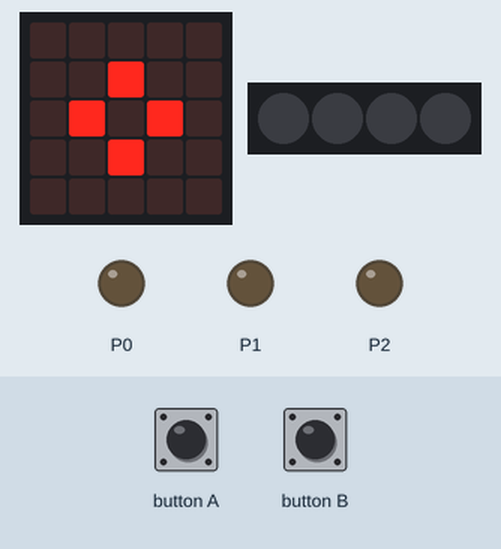
Simulated run of this program. Board: BBC micro:bit (MakeCode). On the bench: the board's 5×5 LED display, 4 RGB LEDs in strip order, left to right, output pins drawn as LEDs (lit = HIGH). Dashed ring = blinking. The inputs (shaded band) are chosen by the test bench. Dim RGB values are drawn brighter than linear.

Above: at 1.8 s.
1.9 s: button B pressed for 0.15 s
At 3.6 s:
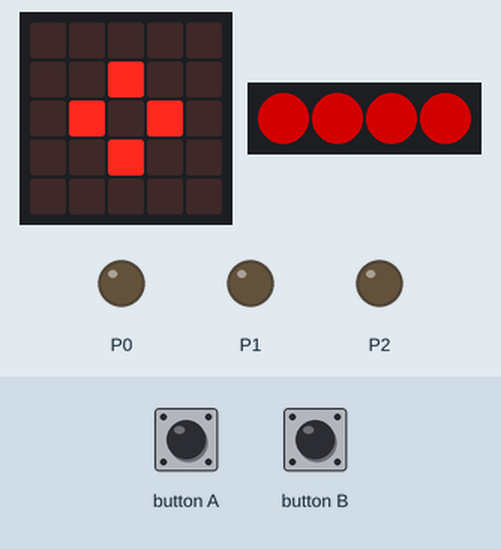
At 4.4 s:
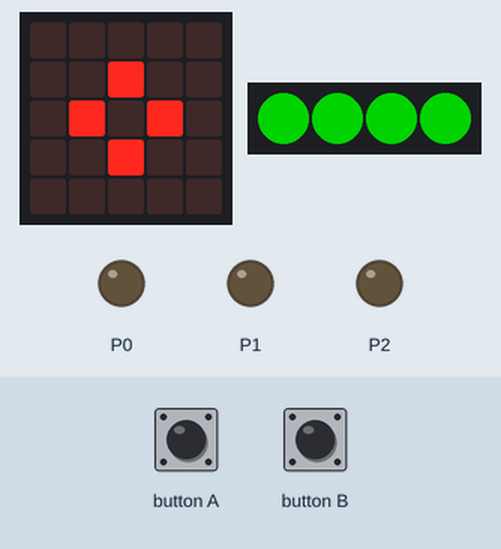
5.0 s: button A pressed for 0.15 s
At 6.34 s:
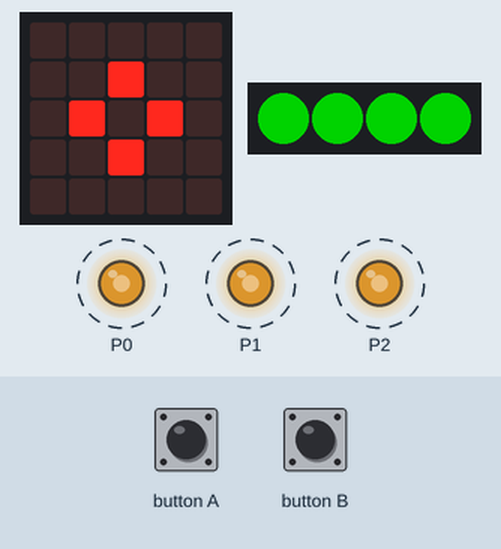
Timing chart, 0 to 13.9 s (numbered marks = the images above; inputs shaded):
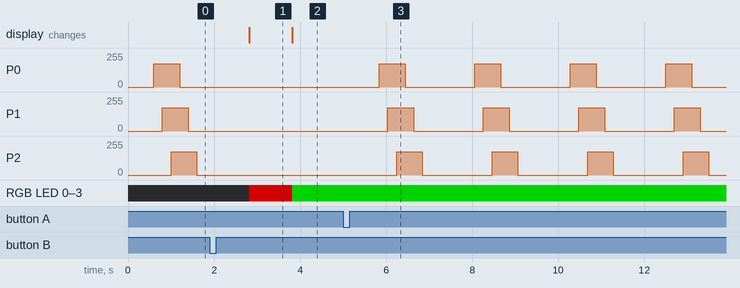

The program:

main.ts
```typescript
function led2 () {
    pins.analogWritePin(AnalogPin.P0, 700)
    basic.pause(200)
    pins.analogWritePin(AnalogPin.P1, 700)
    basic.pause(200)
    pins.analogWritePin(AnalogPin.P2, 700)
    basic.pause(200)
    pins.analogWritePin(AnalogPin.P0, 0)
    basic.pause(200)
    pins.analogWritePin(AnalogPin.P1, 0)
    basic.pause(200)
    pins.analogWritePin(AnalogPin.P2, 0)
    basic.pause(200)
}
function neo () {
    strip.showColor(neopixel.colors(NeoPixelColors.Red))
    strip.show()
    basic.pause(1000)
    strip.showColor(neopixel.colors(NeoPixelColors.Green))
    basic.pause(1000)
}
input.onButtonPressed(Button.A, function () {
    mode = 0
    strip.clear()
})
input.onButtonPressed(Button.B, function () {
    mode = 1
})
let mode = 0
let strip: neopixel.Strip = null
basic.showIcon(IconNames.SmallDiamond)
let strip2 = neopixel.create(DigitalPin.P8, 8, NeoPixelMode.RGB)
strip2.showColor(neopixel.colors(NeoPixelColors.Black))
strip2.show()
strip = neopixel.create(DigitalPin.P8, 4, NeoPixelMode.RGB)
strip.clear()
mode = 0
basic.forever(function () {
    if (mode) {
        neo()
    } else {
        led2()
    }
    basic.pause(1000)
})
```

test.ts
```typescript
// Hier kann man Tests durchführen; diese Datei wird nicht kompiliert, wenn dieses Paket als Erweiterung verwendet wird.
```

Measured:
- after the input at 1.9 s, P0: stays 0/255 (without the input it goes to 174/255 after 0.92 s); P1: stays 0/255 (without the input it goes to 174/255 after 1.1 s); P2: stays 0/255 (without the input it goes to 174/255 after 1.3 s); RGB LED 0–3: off → RGB(127, 0, 0) after 0.92 s, → RGB(0, 127, 0) 1.0 s later
- after the input at 5.0 s, P0: alternates 174/255 for 0.60 s and 0/255 for 1.6 s, starting after 0.84 s; P1: alternates 174/255 for 0.60 s and 0/255 for 1.6 s, starting after 1.0 s; P2: alternates 174/255 for 0.60 s and 0/255 for 1.6 s, starting after 1.2 s
- what the display in image 1 shows lasts 1.0 s, from 2.8 s to 3.8 s
